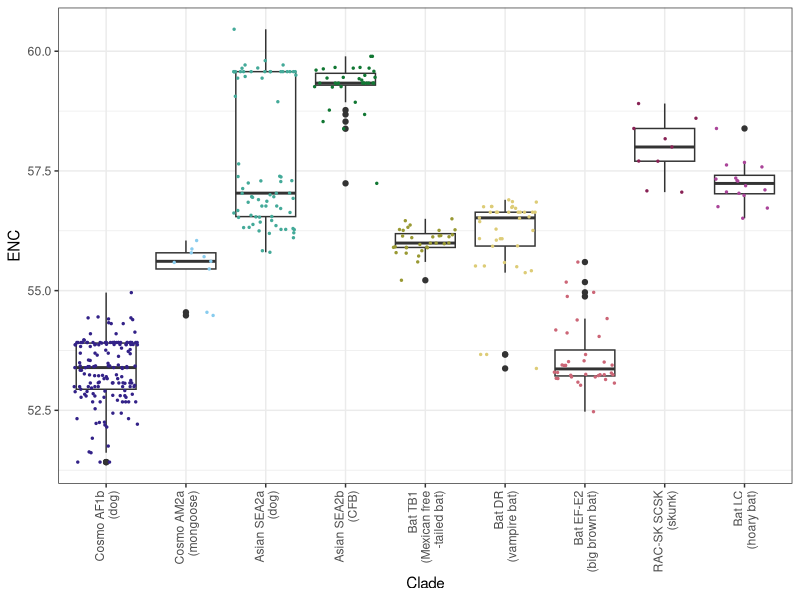
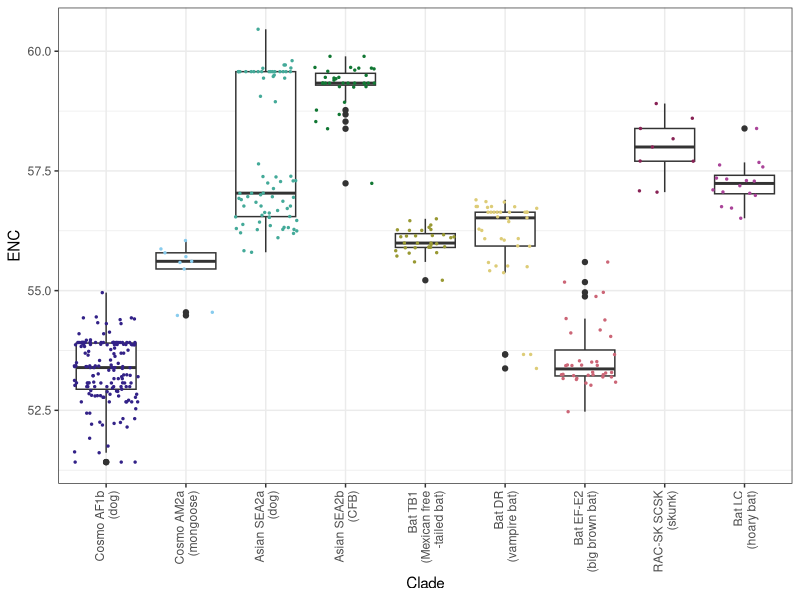

Reproduce these figures in R, in order.
library("readxl")
df = as.data.frame(read_excel("data/Codon_usage_N.xlsx"))
for(i in 3:ncol(df)){
  colnames(df)[i] = paste0(as.character(df[1,i]),"_",colnames(df)[i])
}
colnames(df)[2] = "Accession no."
df = df[2:nrow(df),]

F_function = function(codons){
  n = sum(codons)
  pis = (codons/n)^2
  f = (n*sum(pis)-1)/(n-1)
  return(f)
}

df$ENC = NA
for(k in 1:nrow(df)){
  F_codons = as.numeric(df[k,3:4])
  L_codons = as.numeric(df[k,5:10])
  I_codons = as.numeric(df[k,11:13])
  V_codons = as.numeric(df[k,14:17])
  S_codons = as.numeric(df[k,18:23])
  P_codons = as.numeric(df[k,24:27])
  T_codons = as.numeric(df[k,28:31])
  A_codons = as.numeric(df[k,32:35])
  Y_codons = as.numeric(df[k,36:37])
  H_codons = as.numeric(df[k,38:39])
  Q_codons = as.numeric(df[k,40:41])
  N_codons = as.numeric(df[k,42:43])
  K_codons = as.numeric(df[k,44:45])
  D_codons = as.numeric(df[k,46:47])
  E_codons = as.numeric(df[k,48:49])
  C_codons = as.numeric(df[k,50:51])
  R_codons = as.numeric(df[k,52:57])
  G_codons = as.numeric(df[k,58:61])
  
  #F2 = C, D, E, F, H, K, N, Q, Y
  #F3 = I
  #F4 = A, G, P, T, V
  #F6 = R, L, S
  
  F2s = c(F_function(C_codons), F_function(D_codons), F_function(E_codons), F_function(F_codons),
          F_function(H_codons), F_function(K_codons), F_function(N_codons), F_function(Q_codons),
          F_function(Y_codons))
  F3s = c(F_function(I_codons))
  F4s = c(F_function(A_codons), F_function(G_codons), F_function(P_codons), F_function(T_codons),
          F_function(V_codons))
  F6s = c(F_function(L_codons), F_function(S_codons), F_function(R_codons))

  ENC = 2 + (9/mean(F2s)) + (1/mean(F3s) + (5/mean(F4s)) + (3/mean(F6s)))
  df$ENC[k] = ENC
}

df$Host = factor(df$Host, c("Dog (AF1b)", "Mongoose","Dog (SEA2a)", "Chinese ferret badger",
                            "Free-tailed bat",
                            "Vampire bat", "Big brown bat","Skunk", "Hoary bat"))


library(ggplot2)
p = ggplot(data = df, aes(x = Host, y = ENC))+
  geom_boxplot()+ 
  geom_jitter(aes(color = Host), size  = 0.5, 
              width = 0.4, height = 0) + theme_bw()+
  theme(axis.text.x = element_text(angle = 90, vjust = 0.5, hjust=1),
        legend.position = "none")+ 
  xlab("Clade") +
  scale_color_manual(values = c("#332288","#88CCEE","#44AA99","#117733","#999933",
                                "#DDCC77","#CC6677","#882255","#AA4499"), name = "Clade", guide = guide_legend(),
                     labels = c("Cosmo AF1b\n(dog)",
                                "Cosmo AM2a\n(mongoose)",
                                "Asian SEA2a\n(dog)",
                                "Asian SEA2b\n(CFB)",
                                "Bat TB1\n(Mexican free\n-tailed bat)",
                                "Bat DR\n(vampire bat)",
                                "Bat EF-E2\n(big brown bat)",
                                "RAC-SK SCSK\n(skunk)",
                                "Bat LC\n(hoary bat)")) +
  scale_x_discrete(labels = c("Cosmo AF1b\n(dog)",
                              "Cosmo AM2a\n(mongoose)",
                              "Asian SEA2a\n(dog)",
                              "Asian SEA2b\n(CFB)",
                              "Bat TB1\n(Mexican free\n-tailed bat)",
                              "Bat DR\n(vampire bat)",
                              "Bat EF-E2\n(big brown bat)",
                              "RAC-SK SCSK\n(skunk)",
                              "Bat LC\n(hoary bat)"))

p

png("plots/Figure 2.png", width = 7.5, height = 5, units = 'in', res = 600)
p
dev.off()
